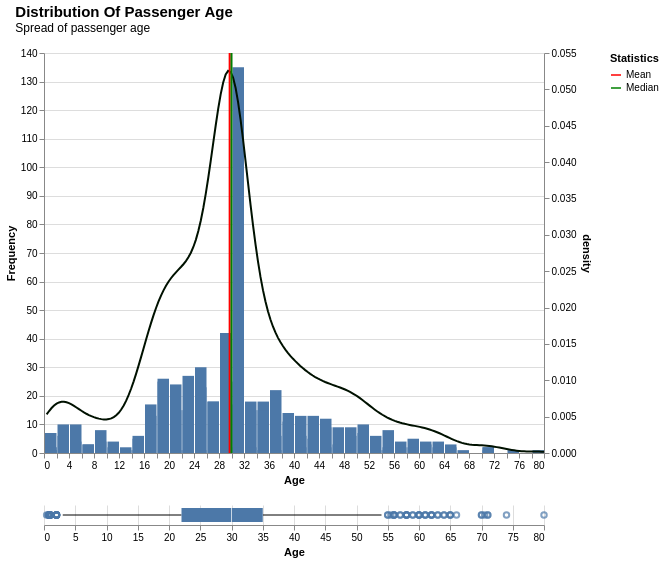

The notebook cell saved with this chart:
### Markdown cell above
**Age visualization**

### Code cell
graph.continuous_charts(
    "Age", 
    "Distribution Of Passenger Age", 
    "Spread of passenger age", 
    n_bins=50,
    hist_height=400
    )

### Figure 1 — Vega-Lite specification as saved in the notebook (floating-point values rounded to 4 significant figures; data arrays with more than 128 entries replaced by an {"elided": "..."} marker saying what was removed)
{"config": {"view": {"continuousWidth": 300, "continuousHeight": 300, "stroke": null}}, "vconcat": [{"layer": [{"data": {"name": "data-9d64146618e33eb9e58b6076cafa4a56"}, "mark": {"type": "bar"}, "encoding": {"tooltip": [{"field": "Age", "type": "quantitative"}, {"aggregate": "count", "type": "quantitative"}], "x": {"bin": {"maxbins": 50}, "field": "Age", "title": "Age", "type": "quantitative"}, "y": {"aggregate": "count", "title": "Frequency", "type": "quantitative"}}}, {"data": {"name": "data-9d64146618e33eb9e58b6076cafa4a56"}, "mark": {"type": "line", "color": "#010", "size": 2}, "encoding": {"tooltip": [{"field": "Age", "type": "quantitative"}, {"aggregate": "count", "type": "quantitative"}], "x": {"field": "Age", "type": "quantitative"}, "y": {"field": "density", "type": "quantitative"}}, "transform": [{"density": "Age", "as": ["Age", "density"]}]}, {"data": {"name": "data-5218e3b7e974ca9e37d99057a447f5a7"}, "mark": {"type": "rule", "size": 2}, "encoding": {"color": {"field": "Metric", "scale": {"domain": ["Mean", "Median"], "range": ["red", "green"]}, "title": "Statistics", "type": "nominal"}, "tooltip": [{"field": "Value", "title": "Metric", "type": "quantitative"}], "x": {"field": "Value", "type": "quantitative"}}}], "height": 400, "resolve": {"scale": {"y": "independent"}}, "width": 500}, {"data": {"name": "data-9d64146618e33eb9e58b6076cafa4a56"}, "mark": {"type": "boxplot"}, "encoding": {"x": {"field": "Age", "scale": {"zero": false}, "type": "quantitative"}}, "width": 500}], "title": {"text": "Distribution Of Passenger Age", "dx": 10, "dy": -10, "fontSize": 15, "subtitle": "Spread of passenger age"}, "$schema": "https://vega.github.io/schema/vega-lite/v5.20.1.json", "datasets": {"data-9d64146618e33eb9e58b6076cafa4a56": {"elided": "891 records"}, "data-5218e3b7e974ca9e37d99057a447f5a7": [{"Value": 29.7, "Metric": "Mean"}, {"Value": 30.0, "Metric": "Median"}]}}
